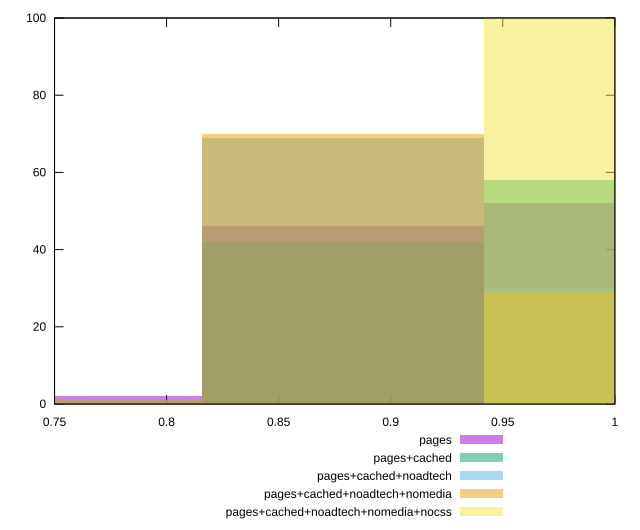

Source code (gnuplot):
reset

$pages <<EOF
0.8787970161112952 46
1.0043394469843374 52
0.7532545852382531 2
EOF

$pagesCached <<EOF
1.0043394469843374 58
0.8787970161112952 42
EOF

$pagesCachedNoadtech <<EOF
1.0043394469843374 30
0.8787970161112952 69
0.7532545852382531 1
EOF

$pagesCachedNoadtechNomedia <<EOF
0.7532545852382531 1
0.8787970161112952 70
1.0043394469843374 29
EOF

$pagesCachedNoadtechNomediaNocss <<EOF
1.0043394469843374 100
EOF

set key outside below
set boxwidth 0.12554243087304218
set xrange [0.75:1]
set yrange [0:100]
set trange [0:100]
set style fill transparent solid 0.5 noborder
set terminal svg size 640, 530 enhanced background rgb 'white'
set output "report_00018_2021-02-10T15-25-16.877Z/unused-css-rules/comparison/histogram/all_score.svg"

plot $pages title "pages" with boxes, \
     $pagesCached title "pages+cached" with boxes, \
     $pagesCachedNoadtech title "pages+cached+noadtech" with boxes, \
     $pagesCachedNoadtechNomedia title "pages+cached+noadtech+nomedia" with boxes, \
     $pagesCachedNoadtechNomediaNocss title "pages+cached+noadtech+nomedia+nocss" with boxes

reset
